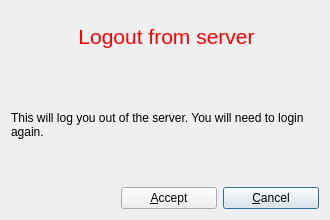
<?xml version="1.0" encoding="UTF-8"?>
<ui version="4.0">
 <author>David Sugar</author>
 <comment>** Copyright (C) 2017 Tycho Softworks.
**
** This program is free software: you can redistribute it and/or modify
** it under the terms of the GNU General Public License as published
** by the Free Software Foundation, either version 3 of the License, or
** (at your option) any later version.
**
** This program is distributed in the hope that it will be useful,
** but WITHOUT ANY WARRANTY; without even the implied warranty of
** MERCHANTABILITY or FITNESS FOR A PARTICULAR PURPOSE.  See the
** GNU General Public License for more details.
**
** You should have received a copy of the GNU General Public License
** along with this program.  If not, see &lt;http://www.gnu.org/licenses/&gt;.</comment>
 <class>ResetDb</class>
 <widget class="QDialog" name="ResetDb">
  <property name="windowModality">
   <enum>Qt::ApplicationModal</enum>
  </property>
  <property name="geometry">
   <rect>
    <x>0</x>
    <y>0</y>
    <width>330</width>
    <height>220</height>
   </rect>
  </property>
  <property name="windowTitle">
   <string notr="true">Dialog</string>
  </property>
  <property name="modal">
   <bool>true</bool>
  </property>
  <layout class="QGridLayout" name="gridLayout">
   <item row="0" column="0">
    <layout class="QVBoxLayout" name="verticalLayout">
     <item>
      <layout class="QHBoxLayout" name="horizontalLayout">
       <property name="spacing">
        <number>0</number>
       </property>
       <item>
        <widget class="QToolButton" name="tribalButton">
         <property name="minimumSize">
          <size>
           <width>48</width>
           <height>48</height>
          </size>
         </property>
         <property name="styleSheet">
          <string notr="true">border: none;</string>
         </property>
         <property name="text">
          <string/>
         </property>
         <property name="icon">
          <iconset resource="../Resources/desktop.qrc">
           <normaloff>:/images/caution.png</normaloff>:/images/caution.png</iconset>
         </property>
         <property name="iconSize">
          <size>
           <width>48</width>
           <height>48</height>
          </size>
         </property>
        </widget>
       </item>
       <item>
        <widget class="QLabel" name="label_2">
         <property name="font">
          <font>
           <pointsize>16</pointsize>
          </font>
         </property>
         <property name="styleSheet">
          <string notr="true">color: red;</string>
         </property>
         <property name="text">
          <string>Logout from server</string>
         </property>
         <property name="alignment">
          <set>Qt::AlignCenter</set>
         </property>
        </widget>
       </item>
       <item>
        <spacer name="horizontalSpacer">
         <property name="orientation">
          <enum>Qt::Horizontal</enum>
         </property>
         <property name="sizeType">
          <enum>QSizePolicy::Fixed</enum>
         </property>
         <property name="sizeHint" stdset="0">
          <size>
           <width>48</width>
           <height>20</height>
          </size>
         </property>
        </spacer>
       </item>
      </layout>
     </item>
     <item>
      <spacer name="verticalSpacer">
       <property name="orientation">
        <enum>Qt::Vertical</enum>
       </property>
       <property name="sizeHint" stdset="0">
        <size>
         <width>20</width>
         <height>0</height>
        </size>
       </property>
      </spacer>
     </item>
     <item>
      <widget class="QLabel" name="labelAbout">
       <property name="text">
        <string>&lt;html&gt;&lt;head/&gt;&lt;body&gt;&lt;p&gt;This will log you out of the server. You will need to login again. &lt;/p&gt;&lt;/body&gt;&lt;/html&gt;</string>
       </property>
       <property name="alignment">
        <set>Qt::AlignLeading|Qt::AlignLeft|Qt::AlignVCenter</set>
       </property>
       <property name="wordWrap">
        <bool>true</bool>
       </property>
      </widget>
     </item>
     <item>
      <spacer name="verticalSpacer_5">
       <property name="orientation">
        <enum>Qt::Vertical</enum>
       </property>
       <property name="sizeHint" stdset="0">
        <size>
         <width>20</width>
         <height>0</height>
        </size>
       </property>
      </spacer>
     </item>
     <item>
      <layout class="QHBoxLayout" name="horizontalLayout_2">
       <item>
        <spacer name="horizontalSpacer_2">
         <property name="orientation">
          <enum>Qt::Horizontal</enum>
         </property>
         <property name="sizeHint" stdset="0">
          <size>
           <width>40</width>
           <height>20</height>
          </size>
         </property>
        </spacer>
       </item>
       <item>
        <widget class="QPushButton" name="acceptButton">
         <property name="minimumSize">
          <size>
           <width>96</width>
           <height>0</height>
          </size>
         </property>
         <property name="maximumSize">
          <size>
           <width>96</width>
           <height>16777215</height>
          </size>
         </property>
         <property name="text">
          <string>&amp;Accept</string>
         </property>
         <property name="shortcut">
          <string>Meta+A</string>
         </property>
        </widget>
       </item>
       <item>
        <widget class="QPushButton" name="cancelButton">
         <property name="sizePolicy">
          <sizepolicy hsizetype="Preferred" vsizetype="Fixed">
           <horstretch>0</horstretch>
           <verstretch>0</verstretch>
          </sizepolicy>
         </property>
         <property name="minimumSize">
          <size>
           <width>96</width>
           <height>0</height>
          </size>
         </property>
         <property name="maximumSize">
          <size>
           <width>96</width>
           <height>16777215</height>
          </size>
         </property>
         <property name="text">
          <string>&amp;Cancel</string>
         </property>
         <property name="icon">
          <iconset theme="dialog-close">
           <normaloff>.</normaloff>.</iconset>
         </property>
         <property name="shortcut">
          <string>Meta+C</string>
         </property>
         <property name="default">
          <bool>true</bool>
         </property>
        </widget>
       </item>
      </layout>
     </item>
    </layout>
   </item>
  </layout>
 </widget>
 <resources>
  <include location="../Resources/desktop.qrc"/>
 </resources>
 <connections/>
</ui>
